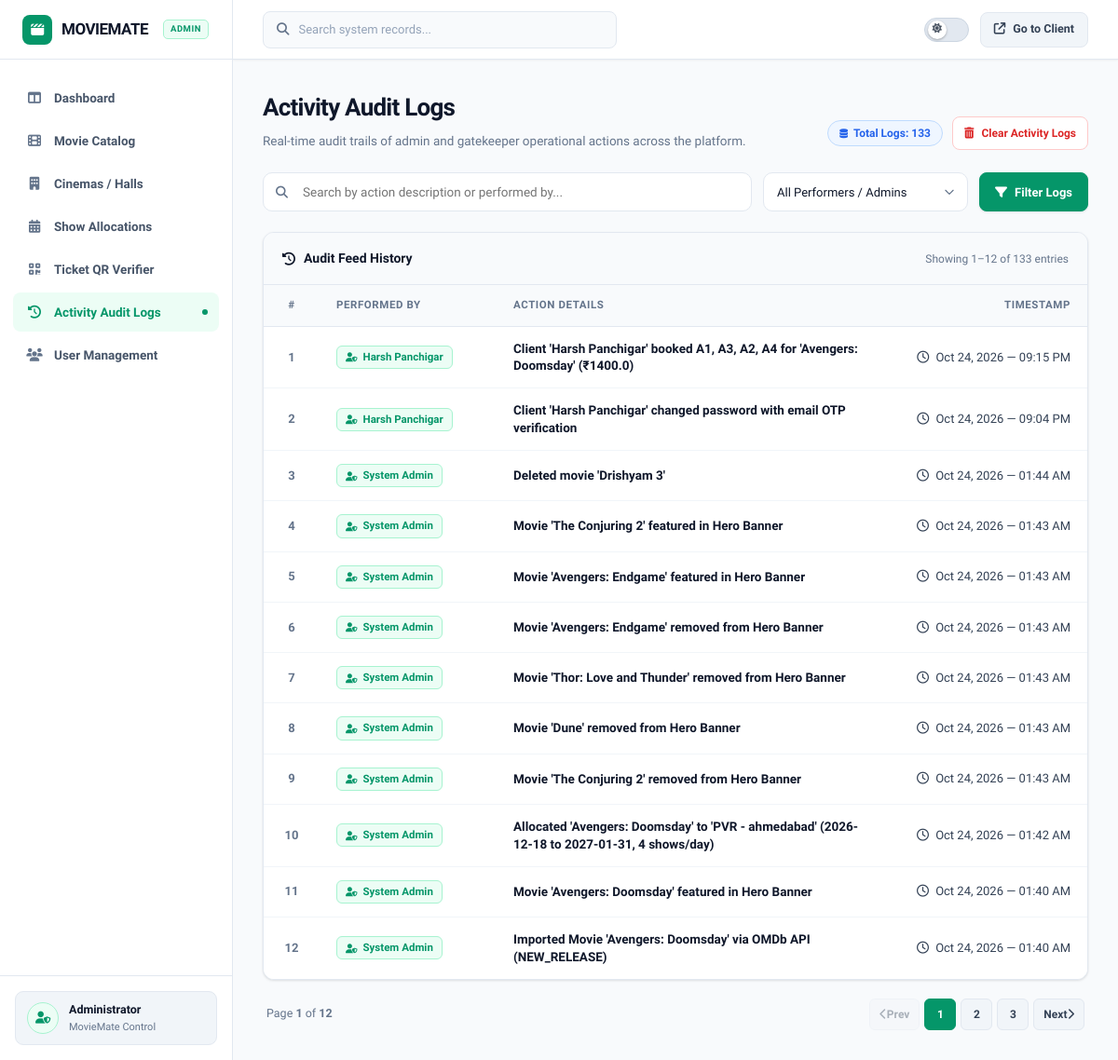
Page /admin-panel/activity-logs/ (signed in) on the committed database.
### admin_panel/models.py (models this page shows, shortened)
class AdminActivityLog(models.Model):
    action = models.CharField(max_length=255)
    performed_by = models.CharField(max_length=100, default='Admin')
    timestamp = models.DateTimeField(auto_now_add=True)
    details = models.TextField(blank=True)

### admin_panel/views.py (the view)
# urls.py: path('activity-logs/', views.activity_logs_list, name='activity_logs'),
@admin_required
def activity_logs_list(request):
    logs = AdminActivityLog.objects.all().order_by('-timestamp')
    query = request.GET.get('q', '').strip()
    if query:
        logs = logs.filter(Q(action__icontains=query) | Q(performed_by__icontains=query) | Q(details__icontains=query))
    performer = request.GET.get('performer', '').strip()
    if performer:
        logs = logs.filter(performed_by__iexact=performer)
    performers = AdminActivityLog.objects.values_list('performed_by', flat=True).distinct()
    paginator = Paginator(logs, 12)
    page_number = request.GET.get('page', 1)
    page_obj = paginator.get_page(page_number)
    context = {
        'page_obj': page_obj,
        'query': query,
        'performer': performer,
        'performers': performers,
        'total_logs': paginator.count,
        'active_page': 'activity_logs',
    }
    return render(request, 'admin_panel/activity_logs.html', context)

### admin_panel/views.py (called while the page is built)
def admin_required(view_func):
    @wraps(view_func)
    def _wrapped_view(request, *args, **kwargs):
        customer_id = request.session.get('customer_id')
        if not customer_id:
            messages.error(request, "Please log in with your admin account to access the Admin Panel.")
            return redirect('login')
        try:
            customer = Customer.objects.get(id=customer_id)
            if customer.role != 'admin':
                messages.error(request, "Access Denied! You do not have administrator permissions.")
                return redirect('dashboard')
        except Customer.DoesNotExist:
            return redirect('login')
        return view_func(request, *args, **kwargs)
    return _wrapped_view

### admin_panel/templates/admin_panel/activity_logs.html (shortened to what this page needs)
{% extends 'admin_panel/base_admin.html' %}
{% load static %}
{% block extra_css %}
<link rel="stylesheet" href="{% static 'admin_panel/css/admin_activity_logs.css' %}?v=25.0">
{% endblock %}
{% block content %}
<div class="audit-page">
    <div class="audit-page-header">
        <div>
            <h1 class="audit-page-title">Activity Audit Logs</h1>
            <p class="audit-page-subtitle">Real-time audit trails of admin and gatekeeper operational actions across the platform.</p>
        </div>
        <div class="audit-header-actions">
            <span class="badge badge-blue" style="font-size: 12px; padding: 6px 12px;">
                <i class="fa-solid fa-database" style="font-size: 10px;"></i>
                Total Logs: {{ total_logs }}
            </span>
            <button type="button"
                    class="btn-outline"
                    style="min-height: 36px; padding: 0 12px; font-size: 12px; color: var(--accent-red); border-color: var(--accent-red-border);"
                    onclick="document.getElementById('clearLogsModal').style.display='flex'">
                <i class="fa-solid fa-trash-can"></i>
                Clear Activity Logs
            </button>
        </div>
    </div>
    <div class="admin-toolbar">
        <form method="GET" action="{% url 'admin_panel:activity_logs' %}" style="display: flex; gap: 12px; align-items: center; flex-wrap: wrap; width: 100%;">
            <div class="admin-search-box" style="flex: 1; min-width: 260px;">
                <input type="text"
                       name="q"
                       value="{{ query }}"
                       placeholder="Search by action description or performed by...">
            </div>
            <div class="admin-select-box" style="min-width: 220px;">
                <select name="performer">
                    <option value="">All Performers / Admins</option>
                </select>
            </div>
            <button type="submit" class="btn-blue" style="min-height: 42px;">
                <i class="fa-solid fa-filter"></i>
                Filter Logs
            </button>
        </form>
    </div>
    <div class="panel-card">
        <div class="panel-header">
            <div class="panel-title">
                <i class="fa-solid fa-clock-rotate-left" style="color: var(--brand-blue);"></i>
                <span>Audit Feed History</span>
            </div>
            <span style="font-size: 12px; color: var(--text-muted);">
                Showing {{ page_obj.start_index }}–{{ page_obj.end_index }} of {{ total_logs }} entries
            </span>
        </div>
        <div style="overflow-x: auto;">
            <table class="admin-table">
                <thead>
                    <tr>
                        <th style="width: 60px; text-align: center;">#</th>
                        <th style="width: 190px;">Performed By</th>
                        <th>Action Details</th>
                        <th style="width: 220px; text-align: right;">Timestamp</th>
                    </tr>
                </thead>
                <tbody>
                    {% for log in page_obj %}
                    <tr>
                        <td style="text-align: center; color: var(--text-muted); font-weight: 700;">
                            {{ forloop.counter0|add:page_obj.start_index }}
                        </td>
                        <td>
                            <span class="audit-user-pill">
                                <i class="fa-solid fa-user-shield" style="font-size: 10px;"></i>
                                {{ log.performed_by }}
                            </span>
                        </td>
                        <td>
                            <div class="audit-action-text">{{ log.action }}</div>
                        </td>
                        <td class="audit-timestamp-text">
                            <i class="fa-regular fa-clock" style="margin-right: 4px;"></i>
                            {{ log.timestamp|date:"M d, Y — h:i A" }}
                        </td>
                    </tr>
                    {% endfor %}
                </tbody>
            </table>
        </div>
    </div>
    {% if page_obj.has_other_pages %}
    <div class="audit-pagination-bar">
        <div style="font-size: 12.5px; color: var(--text-muted);">
            Page <b>{{ page_obj.number }}</b> of <b>{{ page_obj.paginator.num_pages }}</b>
        </div>
        <div style="display: flex; gap: 5px; align-items: center;">
            {% if page_obj.has_previous %}
                <a href="?page={{ page_obj.previous_page_number }}{% if query %}&q={{ query }}{% endif %}{% if performer %}&performer={{ performer }}{% endif %}" class="audit-page-btn">
                    <i class="fa-solid fa-chevron-left"></i> Prev
                </a>
            {% else %}
                <span class="audit-page-btn disabled">
                    <i class="fa-solid fa-chevron-left"></i> Prev
                </span>
            {% endif %}
            {% for p in page_obj.paginator.page_range %}
                {% if p == page_obj.number %}
                    <span class="audit-page-btn active">{{ p }}</span>
                {% elif p >= page_obj.number|add:"-2" and p <= page_obj.number|add:"2" %}
                    <a href="?page={{ p }}{% if query %}&q={{ query }}{% endif %}{% if performer %}&performer={{ performer }}{% endif %}" class="audit-page-btn">{{ p }}</a>
                {% endif %}
            {% endfor %}
            {% if page_obj.has_next %}
                <a href="?page={{ page_obj.next_page_number }}{% if query %}&q={{ query }}{% endif %}{% if performer %}&performer={{ performer }}{% endif %}" class="audit-page-btn">
                    Next <i class="fa-solid fa-chevron-right"></i>
                </a>
            {% else %}
                <span class="audit-page-btn disabled">
                    Next <i class="fa-solid fa-chevron-right"></i>
                </span>
            {% endif %}
        </div>
    </div>
    {% endif %}
</div>
{% endblock %}

### admin_panel/static/admin_panel/css/admin_activity_logs.css (style rules this page uses)
.audit-page-header { display: flex; justify-content: space-between; align-items: flex-end; gap: 20px; margin-bottom: 24px; flex-wrap: wrap; }
.audit-page-title { margin: 0; color: var(--text-primary); font-size: 26px; font-weight: 800; letter-spacing: -0.03em; }
.audit-page-subtitle { margin: 6px 0 0; color: var(--text-muted); font-size: 13.5px; max-width: 680px; }
.audit-header-actions { display: flex; align-items: center; gap: 10px; flex-wrap: wrap; }
.audit-user-pill { display: inline-flex; align-items: center; gap: 6px; padding: 3px 9px; background: var(--brand-primary-light); border: 1px solid var(--brand-primary-border); border-radius: 6px; color: var(--brand-primary); font-size: 11.5px; font-weight: 700; }
.audit-action-text { color: var(--text-primary); font-size: 13.5px; font-weight: 600; line-height: 1.4; }
.audit-timestamp-text { white-space: nowrap; text-align: right; color: var(--text-muted); font-size: 12px; }
.audit-pagination-bar { display: flex; justify-content: space-between; align-items: center; gap: 14px; flex-wrap: wrap; margin-top: 20px; padding: 0 4px; }
.audit-page-btn { min-width: 34px; height: 34px; display: inline-flex; align-items: center; justify-content: center; padding: 0 10px; border-radius: 6px; background: var(--bg-surface-elevated); border: 1px solid var(--border-color); color: var(--text-secondary); font-size: 12px; font-weight: 600; text-decoration: none; transition: all 0.15s ease; }
.audit-page-btn.active { background: var(--brand-primary) !important; border-color: var(--brand-primary) !important; color: #ffffff !important; font-weight: 700 !important; }
.audit-page-btn.disabled { opacity: 0.4; cursor: not-allowed; }

### rows in the picture
AdminActivityLog: performed_by "Harsh Panchigar", action "Client 'Harsh Panchigar' booked A1, A3, A2, A4 for 'Avengers: Doomsday' (₹1400.0)", timestamp "Oct 24, 2026 — 09:15 PM"
AdminActivityLog: performed_by "Harsh Panchigar", action "Client 'Harsh Panchigar' changed password with email OTP verification", timestamp "Oct 24, 2026 — 09:04 PM"
AdminActivityLog: performed_by "System Admin", action "Deleted movie 'Drishyam 3'", timestamp "Oct 24, 2026 — 01:44 AM"
AdminActivityLog: performed_by "System Admin", action "Movie 'The Conjuring 2' featured in Hero Banner", timestamp "Oct 24, 2026 — 01:43 AM"
AdminActivityLog: performed_by "System Admin", action "Movie 'Avengers: Endgame' featured in Hero Banner", timestamp "Oct 24, 2026 — 01:43 AM"
AdminActivityLog: performed_by "System Admin", action "Movie 'Avengers: Endgame' removed from Hero Banner", timestamp "Oct 24, 2026 — 01:43 AM"
AdminActivityLog: performed_by "System Admin", action "Movie 'Thor: Love and Thunder' removed from Hero Banner", timestamp "Oct 24, 2026 — 01:43 AM"
AdminActivityLog: performed_by "System Admin", action "Movie 'Dune' removed from Hero Banner", timestamp "Oct 24, 2026 — 01:43 AM"
AdminActivityLog: performed_by "System Admin", action "Movie 'The Conjuring 2' removed from Hero Banner", timestamp "Oct 24, 2026 — 01:43 AM"
AdminActivityLog: performed_by "System Admin", action "Allocated 'Avengers: Doomsday' to 'PVR - ahmedabad' (2026-12-18 to 2027-01-31, 4 shows/day)", timestamp "Oct 24, 2026 — 01:42 AM"
AdminActivityLog: performed_by "System Admin", action "Movie 'Avengers: Doomsday' featured in Hero Banner", timestamp "Oct 24, 2026 — 01:40 AM"
AdminActivityLog: performed_by "System Admin", action "Imported Movie 'Avengers: Doomsday' via OMDb API (NEW_RELEASE)", timestamp "Oct 24, 2026 — 01:40 AM"

### other values in the picture
{{ total_logs }} "133"
{{ page_obj.start_index }} "1"
{{ page_obj.end_index }} "12"
{{ page_obj.number }} "1"
{{ page_obj.paginator.num_pages }} "12"
{{ p }} "1"
{{ p }} "2" "3"
